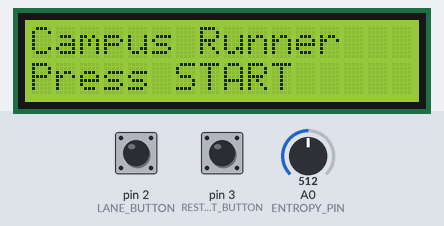
Bench run of a sketch on a simulated Arduino Uno, built with avr-gcc and run on an emulated ATmega328P. Shown: 16×2 character LCD. Inputs (shaded band) come from the test bench; at power-on: pin 3 (RESTART_BUTTON) HIGH, pin 2 (LANE_BUTTON) HIGH, A0 (ENTROPY_PIN) = 512. Sleep ends after the set time or at an interrupt; random numbers use the default seed unless the sketch sets one.

Above: at 1.2 s.
1.3 s: pin 3 (RESTART_BUTTON) pulled LOW for 0.15 s
At 1.8 s:
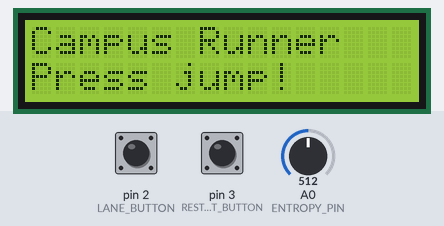
4.0 s: pin 2 (LANE_BUTTON) pulled LOW for 0.15 s
At 6.0 s:
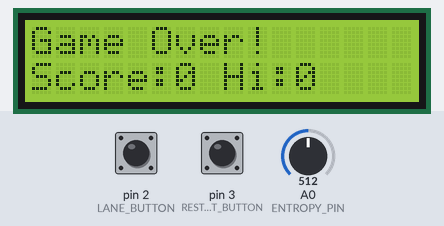
6.3 s: pin 3 (RESTART_BUTTON) pulled LOW for 1 s
At 7.14 s:
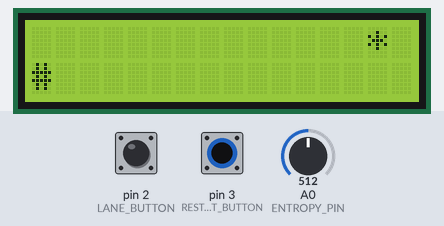
10.3 s: pin 2 (LANE_BUTTON) pulled LOW for 1 s
At 10.52 s:
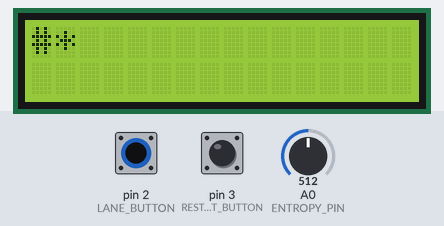
Timing chart, 0 to 13.3 s (numbered marks = the images above; inputs shaded):
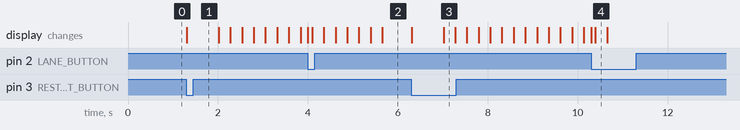

Measured:
- after the input at 1.3 s, the display: changes at once (image 1)
- after the input at 6.3 s, the display: first changes at once (image 3 shows a later state)

The sketch:

sketch.ino
```cpp
#include <LiquidCrystal.h>
#include <avr/sleep.h>
#include <avr/power.h>

// LCD wiring uses the non-I2C 4-bit interface for brownie points.
const byte LCD_RS = 12;
const byte LCD_EN = 11;
const byte LCD_D4 = 5;
const byte LCD_D5 = 4;
const byte LCD_D6 = 7;
const byte LCD_D7 = 8;

const byte LANE_BUTTON = 2;
const byte RESTART_BUTTON = 3;
const byte ENTROPY_PIN = A0;

const unsigned long FRAME_MS = 260;
const byte LCD_COLS = 16;
const byte LCD_ROWS = 2;

LiquidCrystal lcd(LCD_RS, LCD_EN, LCD_D4, LCD_D5, LCD_D6, LCD_D7);

volatile bool laneInterrupt = false;
volatile bool restartInterrupt = false;

byte playerRow = 1;
int obstacleCol = LCD_COLS - 1;
byte obstacleRow = 0;
unsigned int score = 0;
unsigned int highScore = 0;
unsigned long lastFrame = 0;

enum GameState {
  WAITING_TO_START,
  RUNNING,
  GAME_OVER
};

GameState gameState = WAITING_TO_START;

void onLanePress() {
  laneInterrupt = true;
}

void onRestartPress() {
  restartInterrupt = true;
}

unsigned long collectEntropy() {
  unsigned long seed = 0;
  for (byte i = 0; i < 32; i++) {
    seed <<= 1;
    // On real hardware, a floating analog pin contributes noise. In Wokwi this is
    // close to pseudo-random, but the structure is ready for a physical entropy source.
    seed ^= (analogRead(ENTROPY_PIN) & 1);
    seed ^= (micros() & 1);
    delayMicroseconds(120 + (analogRead(ENTROPY_PIN) & 7));
  }
  return seed ^ micros();
}

void drawGame() {
  lcd.clear();
  for (byte row = 0; row < LCD_ROWS; row++) {
    lcd.setCursor(0, row);
    for (byte col = 0; col < LCD_COLS; col++) {
      if (row == playerRow && col == 0) {
        lcd.print('#');
      } else if (row == obstacleRow && col == obstacleCol) {
        lcd.print('*');
      } else {
        lcd.print(' ');
      }
    }
  }
}

void nextObstacle() {
  obstacleCol = LCD_COLS - 1;
  obstacleRow = random(0, 2);
}

void showStartScreen() {
  gameState = WAITING_TO_START;
  lcd.clear();
  lcd.setCursor(0, 0);
  lcd.print("Campus Runner");
  lcd.setCursor(0, 1);
  lcd.print("Press START");
}

void echoSerialBeforeStart() {
  if (!Serial.available()) {
    return;
  }

  char text[LCD_COLS + 1];
  byte count = 0;
  while (Serial.available() && count < LCD_COLS) {
    char incoming = Serial.read();
    if (incoming == '\n' || incoming == '\r') {
      break;
    }
    text[count++] = incoming;
  }
  text[count] = '\0';

  if (count > 0) {
    lcd.clear();
    lcd.setCursor(0, 0);
    lcd.print(text);
    lcd.setCursor(0, 1);
    lcd.print("START to play");
  }
}

void startGame() {
  restartInterrupt = false;
  laneInterrupt = false;
  playerRow = 1;
  score = 0;
  nextObstacle();
  gameState = RUNNING;
  lastFrame = millis();
  lcd.clear();
  lcd.setCursor(0, 0);
  lcd.print("Campus Runner");
  lcd.setCursor(0, 1);
  lcd.print("Press jump!");
  delay(700);
  drawGame();
}

void showGameOver() {
  gameState = GAME_OVER;
  highScore = max(highScore, score);
  lcd.clear();
  lcd.setCursor(0, 0);
  lcd.print("Game Over!");
  lcd.setCursor(0, 1);
  lcd.print("Score:");
  lcd.print(score);
  lcd.print(" Hi:");
  lcd.print(highScore);
}

void enterPowerDownMode() {
  delay(80);
  detachInterrupt(digitalPinToInterrupt(LANE_BUTTON));
  set_sleep_mode(SLEEP_MODE_PWR_DOWN);
  sleep_enable();
  power_adc_disable();
  sleep_bod_disable();
  sleep_cpu();
  sleep_disable();
  power_adc_enable();
  laneInterrupt = false;
  attachInterrupt(digitalPinToInterrupt(LANE_BUTTON), onLanePress, FALLING);
}

void setup() {
  pinMode(LANE_BUTTON, INPUT_PULLUP);
  pinMode(RESTART_BUTTON, INPUT_PULLUP);
  pinMode(ENTROPY_PIN, INPUT);

  lcd.begin(LCD_COLS, LCD_ROWS);
  Serial.begin(9600);
  randomSeed(collectEntropy());

  attachInterrupt(digitalPinToInterrupt(LANE_BUTTON), onLanePress, FALLING);
  attachInterrupt(digitalPinToInterrupt(RESTART_BUTTON), onRestartPress, FALLING);
  showStartScreen();
}

void loop() {
  if (restartInterrupt) {
    startGame();
  }

  if (gameState == WAITING_TO_START) {
    echoSerialBeforeStart();
    return;
  }

  if (gameState == GAME_OVER) {
    enterPowerDownMode();
    return;
  }

  if (laneInterrupt) {
    laneInterrupt = false;
    playerRow = 1 - playerRow;
    drawGame();
  }

  if (millis() - lastFrame < FRAME_MS) {
    return;
  }

  lastFrame = millis();
  obstacleCol--;

  if (obstacleCol == 0 && obstacleRow == playerRow) {
    showGameOver();
    return;
  }

  if (obstacleCol < 0) {
    score++;
    nextObstacle();
  }

  drawGame();
}
```
